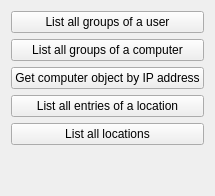
     <widget class="QWidget" name="integrationTests">
      <attribute name="title">
       <string>Integration tests</string>
      </attribute>
      <layout class="QVBoxLayout" name="verticalLayout_3">
       <item>
        <widget class="QPushButton" name="testGroupsOfUser">
         <property name="text">
          <string>List all groups of a user</string>
         </property>
         <property name="icon">
          <iconset resource="hcenter.qrc">
           <normaloff>:/ldap/user-group-properties.png</normaloff>:/ldap/user-group-properties.png</iconset>
         </property>
        </widget>
       </item>
       <item>
        <widget class="QPushButton" name="testGroupsOfComputer">
         <property name="text">
          <string>List all groups of a computer</string>
         </property>
         <property name="icon">
          <iconset resource="hcenter.qrc">
           <normaloff>:/ldap/computer.png</normaloff>:/ldap/computer.png</iconset>
         </property>
        </widget>
       </item>
       <item>
        <widget class="QPushButton" name="testComputerObjectByIpAddress">
         <property name="text">
          <string>Get computer object by IP address</string>
         </property>
         <property name="icon">
          <iconset resource="hcenter.qrc">
           <normaloff>:/ldap/computer.png</normaloff>:/ldap/computer.png</iconset>
         </property>
        </widget>
       </item>
       <item>
        <widget class="QPushButton" name="testLocationEntries">
         <property name="text">
          <string>List all entries of a location</string>
         </property>
         <property name="icon">
          <iconset resource="hcenter.qrc">
           <normaloff>:/ldap/configure.png</normaloff>:/ldap/configure.png</iconset>
         </property>
        </widget>
       </item>
       <item>
        <widget class="QPushButton" name="testLocations">
         <property name="text">
          <string>List all locations</string>
         </property>
         <property name="icon">
          <iconset resource="hcenter.qrc">
           <normaloff>:/ldap/distribute-vertical-margin.png</normaloff>:/ldap/distribute-vertical-margin.png</iconset>
         </property>
        </widget>
       </item>
       <item>
        <spacer name="verticalSpacer_10">
         <property name="orientation">
          <enum>Qt::Vertical</enum>
         </property>
         <property name="sizeHint" stdset="0">
          <size>
           <width>20</width>
           <height>40</height>
          </size>
         </property>
        </spacer>
       </item>
      </layout>
     </widget>
